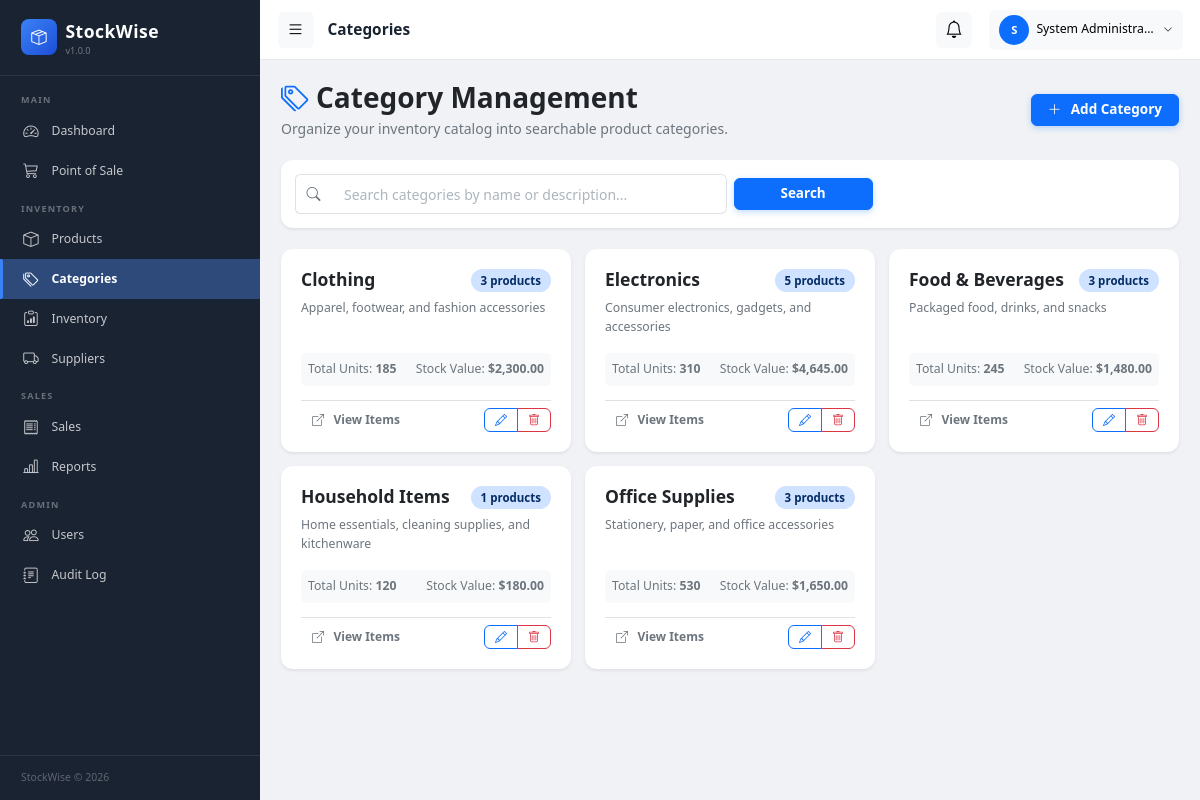
The app's page /categories.php (signed in) with its own data.
### tables this page shows
CREATE TABLE `categories` (
    `id`          INT UNSIGNED  NOT NULL AUTO_INCREMENT,
    `name`        VARCHAR(100)  NOT NULL,
    `description` TEXT,
    `created_at`  DATETIME      NOT NULL DEFAULT CURRENT_TIMESTAMP,
    `updated_at`  DATETIME      NOT NULL DEFAULT CURRENT_TIMESTAMP ON UPDATE CURRENT_TIMESTAMP,
    PRIMARY KEY (`id`),
    UNIQUE KEY `uq_categories_name` (`name`),
    KEY `idx_categories_name` (`name`)
);

### categories.php (the view, shortened to what this page needs)
<?php
require_once __DIR__ . '/includes/config.php';
$search = trim($_GET['search'] ?? '');
$where = '1=1';
$params = [];
$stmt = $pdo->prepare("
    SELECT
        c.*,
        COUNT(p.id) AS product_count,
        COALESCE(SUM(p.stock_quantity), 0) AS total_units,
        COALESCE(SUM(p.stock_quantity * p.purchase_price), 0) AS inventory_value
    FROM categories c
    LEFT JOIN products p ON c.id = p.category_id
    WHERE {$where}
    GROUP BY c.id
    ORDER BY c.name ASC
");
$stmt->execute($params);
$categories = $stmt->fetchAll();
require_once __DIR__ . '/includes/header.php';
?>
<div class="d-flex flex-wrap justify-content-between align-items-center mb-4 gap-2">
    <div>
        <h2 class="fw-bold mb-1"><i class="bi bi-tags me-2 text-primary"></i>Category Management</h2>
        <p class="text-muted mb-0">Organize your inventory catalog into searchable product categories.</p>
    </div>
    <button class="btn btn-primary" data-bs-toggle="modal" data-bs-target="#addCategoryModal">
        <i class="bi bi-plus-lg me-1"></i> Add Category
    </button>
</div>
<div class="card border-0 shadow-sm mb-4">
    <div class="card-body p-3">
        <form method="GET" action="categories.php" class="row g-2 align-items-center">
            <div class="col-md-6">
                <div class="input-group">
                    <span class="input-group-text bg-white border-end-0"><i class="bi bi-search text-muted"></i></span>
                    <input type="text" name="search" class="form-control border-start-0" placeholder="Search categories by name or description..." value="<?= htmlspecialchars($search) ?>">
                </div>
            </div>
            <div class="col-md-2 d-flex gap-2">
                <button type="submit" class="btn btn-primary w-100">Search</button>
            </div>
        </form>
    </div>
</div>
<div class="row g-3">
    <?php if (empty($categories)): ?>
        <div class="col-12">
            <div class="card border-0 shadow-sm text-center py-5">
                <i class="bi bi-tags fs-1 text-muted d-block mb-2"></i>
                <div class="text-muted">No categories found matching your query.</div>
            </div>
        </div>
    <?php else: ?>
        <?php foreach ($categories as $cat): ?>
            <div class="col-md-6 col-lg-4">
                <div class="card border-0 shadow-sm h-100">
                    <div class="card-body">
                        <div class="d-flex justify-content-between align-items-start mb-2">
                            <h5 class="fw-bold text-dark mb-0"><?= htmlspecialchars($cat['name']) ?></h5>
                            <span class="badge bg-primary-subtle text-primary-emphasis rounded-pill px-2.5 py-1">
                                <?= $cat['product_count'] ?> products
                            </span>
                        </div>
                        <p class="text-muted small mb-3" style="min-height: 40px;">
                            <?= !empty($cat['description']) ? htmlspecialchars($cat['description']) : '<em>No description provided.</em>' ?>
                        </p>
                        <div class="d-flex justify-content-between bg-light p-2 rounded small text-secondary mb-3">
                            <span>Total Units: <strong><?= number_format($cat['total_units']) ?></strong></span>
                            <span>Stock Value: <strong>$<?= number_format($cat['inventory_value'], 2) ?></strong></span>
                        </div>
                        <div class="d-flex justify-content-between align-items-center pt-2 border-top">
                            <a href="products.php?category_id=<?= $cat['id'] ?>" class="btn btn-sm btn-outline-secondary">
                                <i class="bi bi-box-arrow-up-right me-1"></i> View Items
                            </a>
                            <div class="btn-group">
                                <button class="btn btn-sm btn-outline-primary btn-edit-cat" data-id="<?= $cat['id'] ?>" title="Edit Category">
                                    <i class="bi bi-pencil"></i>
                                </button>
                                <button class="btn btn-sm btn-outline-danger btn-delete-cat" data-id="<?= $cat['id'] ?>" data-name="<?= htmlspecialchars($cat['name'], ENT_QUOTES) ?>" data-count="<?= $cat['product_count'] ?>" title="Delete Category">
                                    <i class="bi bi-trash"></i>
                                </button>
                            </div>
                        </div>
                    </div>
                </div>
            </div>
        <?php endforeach; ?>
    <?php endif; ?>
</div>
<?php require_once __DIR__ . '/includes/footer.php'; ?>

### assets/css/style.css (style rules this page uses)
:root { --sw-primary: #0d6efd; --sw-primary-light: #3d8bfd; --sw-primary-dark: #0a58ca; --sidebar-bg: #1a2332; --sidebar-width: 260px; --sidebar-text: #c8d3e3; --sidebar-heading: #ffffff; --sidebar-muted: #6b7f99; --sidebar-hover-bg: rgba(255,255,255,0.08); --sidebar-active-bg: #0d6efd; --sidebar-border: rgba(255,255,255,0.08); --topbar-height: 60px; --content-bg: #f8f9fa; --card-bg: #ffffff; --color-blue: #0d6efd; --color-green: #198754; --color-orange: #fd7e14; --color-red: #dc3545; --color-purple: #6f42c1; --color-yellow: #ffc107; --color-cyan: #0dcaf0; --font-family-base: 'Segoe UI', system-ui, -apple-system, sans-serif; --font-size-base: 14px; --font-size-sm: 12px; --font-size-xs: 11px; --font-size-lg: 16px; --radius-sm: 6px; --radius-md: 10px; --radius-lg: 14px; --radius-xl: 20px; --radius-pill: 50rem; --shadow-sm: 0 1px 4px rgba(0,0,0,.06), 0 1px 2px rgba(0,0,0,.04); --shadow-md: 0 4px 16px rgba(0,0,0,.08), 0 1px 4px rgba(0,0,0,.04); --shadow-lg: 0 8px 32px rgba(0,0,0,.12), 0 2px 8px rgba(0,0,0,.06); --transition-fast: 150ms ease; --transition-base: 250ms ease; --transition-slow: 350ms ease; }
*, *::before, *::after { box-sizing: border-box; margin: 0; padding: 0; }
html { font-size: var(--font-size-base); scroll-behavior: smooth; }
body { font-family: var(--font-family-base); font-size: var(--font-size-base); color: #212529; background-color: var(--content-bg); line-height: 1.5; -webkit-font-smoothing: antialiased; }
a { color: var(--sw-primary); text-decoration: none; transition: color var(--transition-fast); }
.card { background: var(--card-bg); border-radius: 12px; border: 1px solid rgba(0,0,0,0.05); box-shadow: var(--shadow-sm); overflow: hidden; }
.card-body { padding: 20px; }
.form-control, .form-select { display: block; width: 100%; height: 40px; padding: 0 14px; font-size: 14px; font-family: inherit; color: #212529; background: #fff; border: 1.5px solid #dee2e6; border-radius: var(--radius-sm); outline: none; transition: all var(--transition-fast); -webkit-appearance: none; appearance: none; }
.form-control::placeholder { color: #adb5bd; }
.badge { display: inline-flex; align-items: center; padding: 3px 10px; border-radius: var(--radius-pill); font-size: 11.5px; font-weight: 600; line-height: 1.4; white-space: nowrap; }
.btn { display: inline-flex; align-items: center; justify-content: center; gap: 6px; padding: 8px 16px; font-size: 13.5px; font-weight: 600; font-family: inherit; border: 1.5px solid transparent; border-radius: var(--radius-sm); cursor: pointer; line-height: 1; transition: all var(--transition-fast); text-decoration: none; white-space: nowrap; user-select: none; }
.btn-sm { padding: 5px 10px; font-size: 12px; }
.btn-primary { background: var(--sw-primary); border-color: var(--sw-primary); color: #fff; box-shadow: 0 2px 6px rgba(13,110,253,0.25); }
.btn-outline-primary { background: transparent; border-color: var(--sw-primary); color: var(--sw-primary); }
.btn-outline-danger { background: transparent; border-color: var(--color-red); color: var(--color-red); }
.text-primary { color: var(--sw-primary) !important; }
.text-muted { color: #6c757d !important; }
.text-dark { color: #212529 !important; }
.fw-bold { font-weight: 700; }

### includes/header.php (style rules this page uses)
:root { --sidebar-width: 260px; --sidebar-bg: #1a2332; --sidebar-hover: #243447; --sidebar-active:#2d4a7a; --topbar-height: 60px; }
body { background: #f0f2f5; font-family: 'Segoe UI', system-ui, -apple-system, sans-serif; }

### records on screen
categories: name "Clothing", product_count "3", description "Apparel, footwear, and fashion accessories", total_units "185", inventory_value "2,300.00"
categories: name "Electronics", product_count "5", description "Consumer electronics, gadgets, and accessories", total_units "310", inventory_value "4,645.00"
categories: name "Food & Beverages", product_count "3", description "Packaged food, drinks, and snacks", total_units "245", inventory_value "1,480.00"
categories: name "Household Items", product_count "1", description "Home essentials, cleaning supplies, and kitchenware", total_units "120", inventory_value "180.00"
categories: name "Office Supplies", product_count "3", description "Stationery, paper, and office accessories", total_units "530", inventory_value "1,650.00"

### other values on screen
APP_NAME "StockWise"
APP_VERSION "1.0.0"
$pageTitle "Categories"
substr($currentUser['full_name'] ?? $currentUser['username'], 0, 1) "S"
$currentUser['full_name'] "System Administra…"
